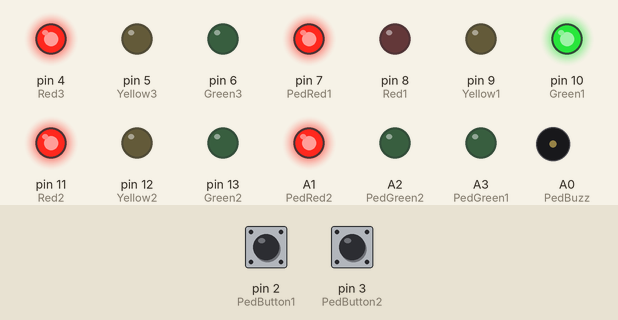
Simulated run of this sketch. Board: Arduino Uno, built with avr-gcc and run on an emulated ATmega328P. On the bench: output pins drawn as LEDs (lit = HIGH), buzzer (waves = sounding). Inputs (shaded band) come from the test bench; at power-on: pin 2 (PedButton1) HIGH, pin 3 (PedButton2) HIGH.

Above: at 1.2 s.
1.3 s: pin 2 (PedButton1) pulled LOW for 0.15 s
At 10.0 s:
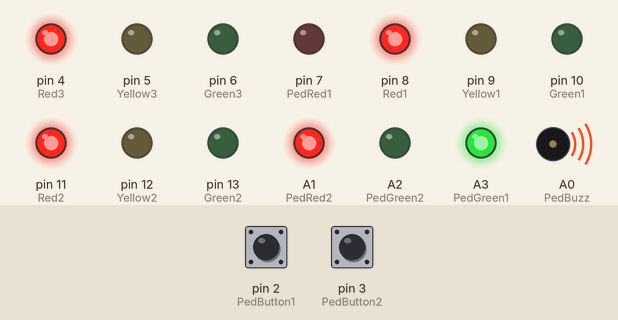
17.0 s: pin 3 (PedButton2) pulled LOW for 0.15 s
At 28.6 s:
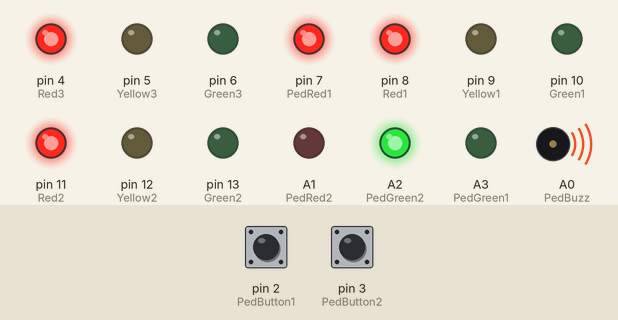
45.1 s: pin 2 (PedButton1) pulled LOW for 1 s
At 54.45 s:
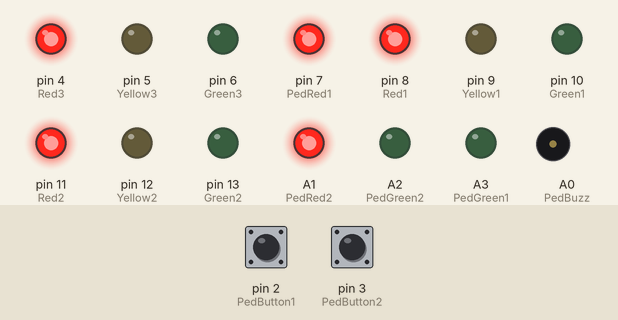
Timing chart, 0 to 54.6 s (numbered marks = the images above; inputs shaded):
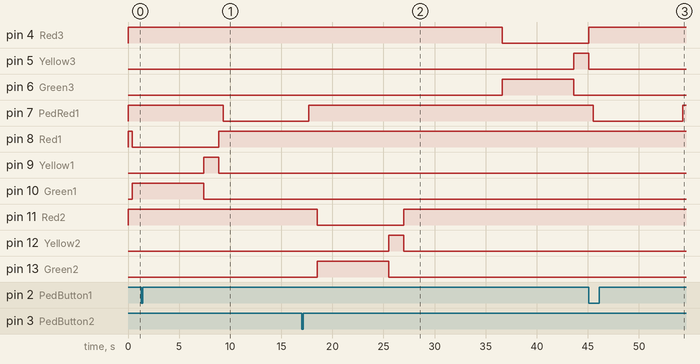

The sketch:

traffic_light_controller.ino
```cpp
/*
  T-Junction Traffic Light Control System (Arduino Uno)
  -----------------------------------------------------
  - 3 vehicle clusters (R/Y/G)
  - 2 pedestrian crossings (R/G) with push buttons
  - Interrupts used to latch pedestrian requests
  - Buzzer sounds during pedestrian "walk" phase
  - Safety rule: all vehicles RED during pedestrian crossing
*/

#include <Arduino.h>

// Vehicle lights
const int Red1 = 8,  Yellow1 = 9,  Green1 = 10;
const int Red2 = 11, Yellow2 = 12, Green2 = 13;
const int Red3 = 4,  Yellow3 = 5,  Green3 = 6;

// Pedestrian lights
const int PedRed1 = 7,  PedGreen1 = A3;
const int PedRed2 = A1, PedGreen2 = A2;

// Buzzer and buttons
const int PedBuzz = A0;
const int PedButton1 = 2;
const int PedButton2 = 3;

// Timing (ms)
const unsigned long GREEN_MS  = 7000;
const unsigned long YELLOW_MS = 1500;
const unsigned long ALL_RED_MS = 400;
const unsigned long WALK_MS = 6000;
const unsigned long FLASH_TOTAL_MS = 2400;
const unsigned long BLINK_ON_MS = 200;
const unsigned long BLINK_OFF_MS = 200;
const unsigned long DEBOUNCE_MS = 200;

volatile bool ped1Requested = false;
volatile bool ped2Requested = false;
volatile unsigned long lastPed1Press = 0;
volatile unsigned long lastPed2Press = 0;

// Helper functions
void setVehicleCluster(int r, int y, int g, bool redOn, bool yellowOn, bool greenOn) {
  digitalWrite(r, redOn ? HIGH : LOW);
  digitalWrite(y, yellowOn ? HIGH : LOW);
  digitalWrite(g, greenOn ? HIGH : LOW);
}

void allVehiclesRed() {
  digitalWrite(Red1, HIGH); digitalWrite(Red2, HIGH); digitalWrite(Red3, HIGH);
  digitalWrite(Yellow1, LOW); digitalWrite(Green1, LOW);
  digitalWrite(Yellow2, LOW); digitalWrite(Green2, LOW);
  digitalWrite(Yellow3, LOW); digitalWrite(Green3, LOW);
}

void allPedsRed() {
  digitalWrite(PedRed1, HIGH); digitalWrite(PedGreen1, LOW);
  digitalWrite(PedRed2, HIGH); digitalWrite(PedGreen2, LOW);
}

void runVehiclePhase(int r, int y, int g) {
  allVehiclesRed();
  delay(ALL_RED_MS);
  setVehicleCluster(Red1, Yellow1, Green1, true, false, false);
  setVehicleCluster(Red2, Yellow2, Green2, true, false, false);
  setVehicleCluster(Red3, Yellow3, Green3, true, false, false);
  setVehicleCluster(r, y, g, false, false, true);
  delay(GREEN_MS);
  setVehicleCluster(r, y, g, false, true, false);
  delay(YELLOW_MS);
  setVehicleCluster(r, y, g, true, false, false);
}

void runPedCrossing(int pedRedPin, int pedGreenPin) {
  allVehiclesRed();
  delay(ALL_RED_MS);
  allPedsRed();
  digitalWrite(pedRedPin, LOW);
  digitalWrite(pedGreenPin, HIGH);
  tone(PedBuzz, 800);
  delay(WALK_MS);
  noTone(PedBuzz);
  unsigned long start = millis();
  while (millis() - start < FLASH_TOTAL_MS) {
    digitalWrite(pedGreenPin, HIGH);
    delay(BLINK_ON_MS);
    digitalWrite(pedGreenPin, LOW);
    delay(BLINK_OFF_MS);
  }
  digitalWrite(pedGreenPin, LOW);
  digitalWrite(pedRedPin, HIGH);
}

bool consumePed1Request() {
  noInterrupts();
  bool req = ped1Requested;
  ped1Requested = false;
  interrupts();
  return req;
}

bool consumePed2Request() {
  noInterrupts();
  bool req = ped2Requested;
  ped2Requested = false;
  interrupts();
  return req;
}

void servicePedRequests() {
  bool doP1 = consumePed1Request();
  bool doP2 = consumePed2Request();
  if (doP1) runPedCrossing(PedRed1, PedGreen1);
  if (doP2) runPedCrossing(PedRed2, PedGreen2);
  allPedsRed();
  allVehiclesRed();
  delay(ALL_RED_MS);
}

// Interrupts
void ped1_ISR() {
  unsigned long now = millis();
  if (now - lastPed1Press < DEBOUNCE_MS) return;
  lastPed1Press = now;
  ped1Requested = true;
}

void ped2_ISR() {
  unsigned long now = millis();
  if (now - lastPed2Press < DEBOUNCE_MS) return;
  lastPed2Press = now;
  ped2Requested = true;
}

void setup() {
  pinMode(Red1, OUTPUT); pinMode(Yellow1, OUTPUT); pinMode(Green1, OUTPUT);
  pinMode(Red2, OUTPUT); pinMode(Yellow2, OUTPUT); pinMode(Green2, OUTPUT);
  pinMode(Red3, OUTPUT); pinMode(Yellow3, OUTPUT); pinMode(Green3, OUTPUT);
  pinMode(PedRed1, OUTPUT); pinMode(PedGreen1, OUTPUT);
  pinMode(PedRed2, OUTPUT); pinMode(PedGreen2, OUTPUT);
  pinMode(PedBuzz, OUTPUT);
  pinMode(PedButton1, INPUT_PULLUP);
  pinMode(PedButton2, INPUT_PULLUP);
  allVehiclesRed();
  allPedsRed();
  attachInterrupt(digitalPinToInterrupt(PedButton1), ped1_ISR, FALLING);
  attachInterrupt(digitalPinToInterrupt(PedButton2), ped2_ISR, FALLING);
}

void loop() {
  runVehiclePhase(Red1, Yellow1, Green1);
  servicePedRequests();
  runVehiclePhase(Red2, Yellow2, Green2);
  servicePedRequests();
  runVehiclePhase(Red3, Yellow3, Green3);
  servicePedRequests();
}
```

Measured:
- after the input at 1.3 s, pin 7 (PedRed1): HIGH → LOW after 8.0 s; pin 11 (Red2): stays HIGH (without the input it goes to LOW after 8.4 s)
- after the input at 17.0 s, pin 8 (Red1): stays HIGH (without the input it goes to LOW after 20.1 s); pin 9 (Yellow1): stays LOW (without the input it goes to HIGH after 27.1 s)
- after the input at 45.1 s, pin 7 (PedRed1): HIGH → LOW after 0.40 s, → HIGH 8.8 s later; pin 8 (Red1): stays HIGH (without the input it goes to LOW after 0.80 s)
